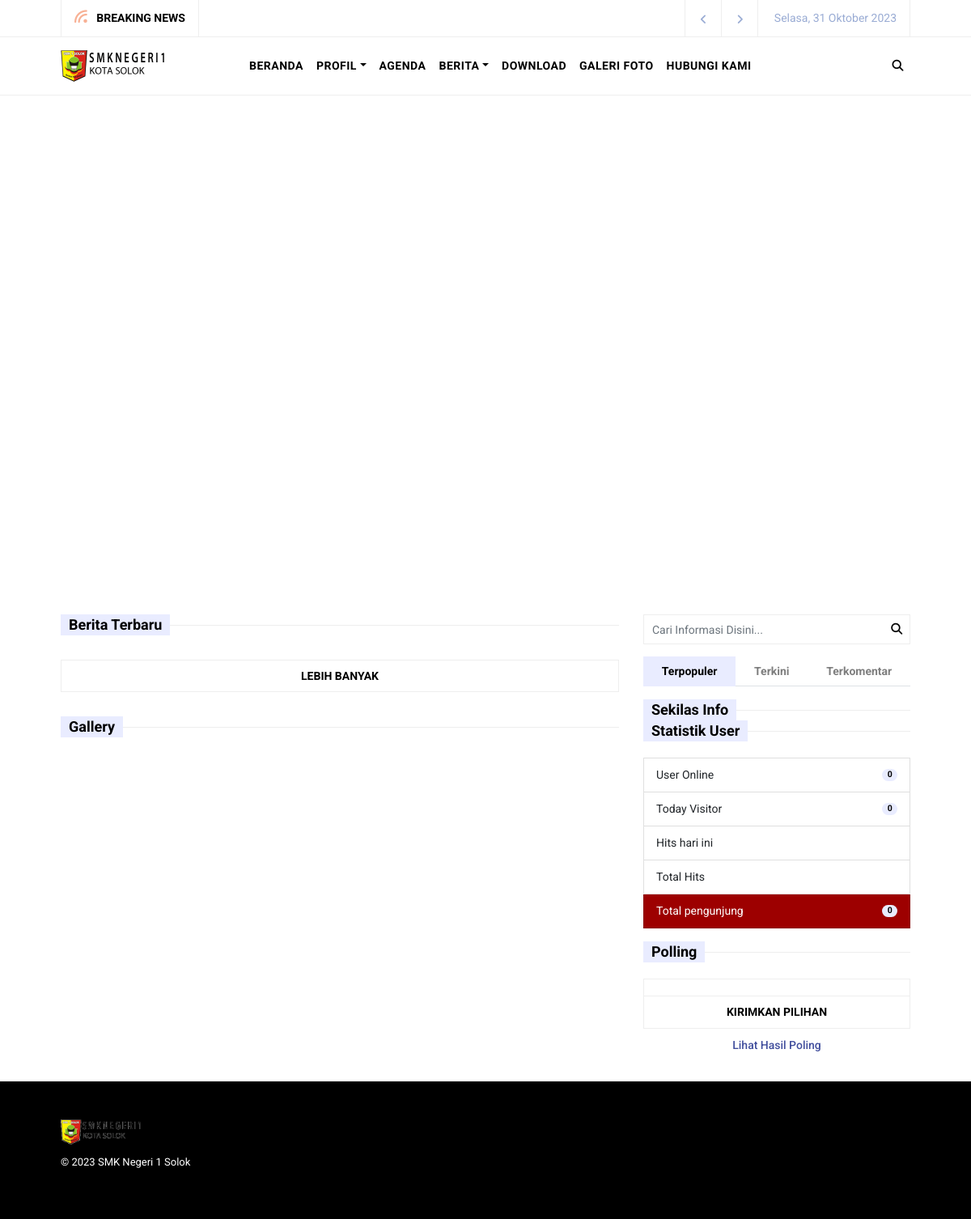
The page / on the database its author committed.
### tables this page shows
CREATE TABLE `mainmenu` (
  `id_main` int(5) NOT NULL,
  `nama_menu` varchar(50) DEFAULT NULL,
  `link` varchar(100) DEFAULT NULL,
  `aktif` enum('Y','N') NOT NULL DEFAULT 'Y',
  `adminmenu` enum('Y','N') NOT NULL
);

### application/libraries/Template.php (called while the page is built)
<?php if ( ! defined('BASEPATH')) exit('No direct script access allowed');
class Template {
		var $template_data = array();
		function set($name, $value)
		{
			$this->template_data[$name] = $value;
		}
		function load($template = '', $view = '' , $view_data = array(), $return = FALSE)
		{
			$this->CI =& get_instance();
			$this->set('contents', $this->CI->load->view($view, $view_data, TRUE));
			return $this->CI->load->view($template, $this->template_data, $return);
		}
}

### application/controllers/Utama.php (called while the page is built, shortened)
<?php
class Utama extends CI_Controller {
	public function index(){
		$this->template->load(template().'/template',template().'/view_home');
	}
}

### index.php (called while the page is built, shortened)
<?php
require_once BASEPATH.'core/CodeIgniter.php';

### application/helpers/phpmu_helper.php (called while the page is built, shortened)
<?php
    function tgl_indoo($tgl){
            $tanggal = substr($tgl,8,2);
            $bulan = getBulann(substr($tgl,5,2));
            $tahun = substr($tgl,0,4);
            return $tanggal.' '.$bulan.' '.$tahun;
    }
    function hari_ini(){
        $seminggu = array("Minggu","Senin","Selasa","Rabu","Kamis","Jumat","Sabtu");
        $hari = date("w");
        return $seminggu[$hari];
    }
    function getBulann($bln){
                switch ($bln){
                    case 10:
                        return "Oktober";
                        break;
                }
            }

### application/models/Model_utama.php (called while the page is built, shortened)
<?php
class Model_utama extends CI_model{
    function mainmenu(){
        return $this->db->query("SELECT * FROM mainmenu where aktif='Y' ORDER BY id_main ASC");
    }
    function submenu($id){
        return $this->db->query("SELECT * FROM submenu WHERE id_main='$id' AND aktif='Y' ORDER BY id_sub ASC");
    }
    function pengunjung(){
        return $this->db->query("SELECT * FROM statistik WHERE tanggal='".date("Y-m-d")."' GROUP BY ip");
    }
    function totalpengunjung(){
        return $this->db->query("SELECT COUNT(hits) as total FROM statistik");
    }
    function pengunjungonline(){
        $bataswaktu       = time() - 300;
        return $this->db->query("SELECT * FROM statistik WHERE online > '$bataswaktu'");
    }
    function cek_poling(){
        return $this->db->query("SELECT * from modul where nama_modul='Poling' and publish='Y'");
    }
}

### application/views/phpmu-ciek/main-menu.php (the view, shortened to what this page needs)
<nav class="navbar navbar-expand-lg navbar-light navbar-custom">
  <div class="container">
    <a class="navbar-brand" href="#">
      <img src="<?= base_url('template/custom/assets/img/logo.png'); ?>" alt="" />
    </a>
    <div class="collapse navbar-collapse" id="navbarNav">
      <ul class="navbar-nav mx-auto">
        <?php
        $botm = $this->model_utama->mainmenu();
        foreach ($botm->result_array() as $row) {
          $dropdown = $this->model_utama->submenu($row['id_main'])->num_rows();
          $menuLink = preg_match("/^http/", $row['link']) ? $row['link'] : base_url() . $row['link'];
          echo '<li class="nav-item ' . ($dropdown > 0 ? 'dropdown' : '') . '">';
          echo '<a href="' . $menuLink . '" class="nav-link ' . ($dropdown > 0 ? 'dropdown-toggle' : '') . '"';
          if ($dropdown > 0) {
            echo ' data-toggle="dropdown"';
          }
          echo ' role="button" aria-haspopup="true" aria-expanded="false">';
          echo $row['nama_menu'];
          echo '</a>';
          echo '</li>';
        }
        ?>
      </ul>
      <ul class="navbar-nav ml-auto">
        <li class="nav-item">
          <a class="nav-link nav-link-search" href="#">
            <i class="fa fa-search navbar-search search-trigger"></i>
          </a>
        </li>
      </ul>
    </div>
  </div>
</nav>

### application/views/phpmu-ciek/view_home.php (shortened to what this page needs)
<section class="mb-4">
  <div class="title-container">
    <h4 class="title">Berita Terbaru</h4>
    <div class="title-sep-container">
      <div class="title-sep"></div>
    </div>
  </div>
  <a href="<?= base_url('/berita') ?>" class="btn btn-outline-light btn-more-news">Lebih Banyak</a>
</section>
<section class="mb-4">
  <div class="title-container">
    <h4 class="title">Gallery</h4>
    <div class="title-sep-container">
      <div class="title-sep"></div>
    </div>
  </div>
</section>

### application/views/phpmu-ciek/template.php (shortened to what this page needs)
<!DOCTYPE html>
<html lang="en">
<head>
  <link rel="stylesheet" href="https://cdn.jsdelivr.net/npm/bootstrap@4.6.2/dist/css/bootstrap.min.css" />
  <link rel="stylesheet" href="https://cdnjs.cloudflare.com/ajax/libs/font-awesome/6.4.2/css/all.min.css" />
  <link rel="stylesheet" href="<?= base_url('template/custom/assets/css/style.css'); ?>" />
</head>
<body>
  <header class="header-section">
    <div class="fbt-top-bar">
      <div class="container">
        <div class="top-bar-inner">
          <div class="fbt-ticker-wrapper">
            <?php include "breaking-news.php"; ?>
          </div>
          <div class="fbt-header-date">
            <span class="date-today">
              <?= hari_ini() . ", " . tgl_indoo(date('Y-m-d')) ?>
            </span>
          </div>
        </div>
      </div>
    </div>
    <?php include "main-menu.php"; ?>
  </header>
  <?php
  if ($this->uri->segment(1) == '' or $this->uri->segment(1) == 'utama') {
    include "home-slider.php";
  }
  ?>
  <div class="container my-4">
    <div class="row">
      <div class="col-md-8">
        <?php echo $contents; ?>
      </div>
      <div class="col-md-4">
        <?php include('sidebar.php') ?>
      </div>
    </div>
  </div>
  <section class="footer">
    <div class="container">
      <div class="d-flex">
        <div class="info">
          <img src="<?= base_url('template/custom/assets/img/logo.png'); ?>" alt="">
          <p>&copy; <?= date('Y') ?> SMK Negeri 1 Solok</p>
        </div>
      </div>
    </div>
  </section>
</body>
</html>

### application/views/phpmu-ciek/breaking-news.php (shortened to what this page needs)
<div id="headline-carousel" class="fbt-ticker-slide carousel slide" data-ride="carousel">
  <div class="tt-wrapper">
    <span class="ticker-title">
      <i class="fa fa-rss"></i> <span>BREAKING NEWS</span>
    </span>
  </div>
  <div class="carousel-inner">
  </div>
  <div class="fbt-control-wrapper d-lg-block d-none">
    <div class="fbt-ticker-control d-flex">
      <a class="fbt-control-prev control" href="#headline-carousel" role="button" data-slide="prev">
        <i class="fa fa-angle-left"></i>
      </a>
      <a class="fbt-control-next control" href="#headline-carousel" role="button" data-slide="next">
        <i class="fa fa-angle-right"></i>
      </a>
    </div>
  </div>
</div>

### application/views/phpmu-ciek/home-slider.php (shortened to what this page needs)
<div id="carousel-header" class="carousel carousel-header slide" data-ride="carousel">
</div>
<div class="header-headline-card">
</div>

### application/views/phpmu-ciek/sidebar.php (shortened to what this page needs)
<section>
  <form action="<?= base_url('berita') ?>" class="form-inline" id="formku" role="form" method="post" accept-charset="utf-8" novalidate="novalidate">
    <div class="search-container">
      <input type="text" name='cari' class="form-control" placeholder="Cari Informasi Disini...">
      <button class="btn btn-light" name='submit' type="submit">
        <i class="fa fa-search"></i>
      </button>
    </div>
  </form>
  <ul class="nav nav-tabs sidebar-nav" id="myTabs" role="tablist">
    <li role="presentation" class="nav-item">
      <a class="nav-link active" id="terpopuler-tab" data-toggle="tab" href="#terpopuler" role="tab" aria-controls="terpopuler" aria-selected="true">Terpopuler</a>
    </li>
    <li role="presentation" class="nav-item">
      <a class="nav-link" id="terkini-tab" data-toggle="tab" href="#terkini" role="tab" aria-controls="terkini" aria-selected="false">Terkini</a>
    </li>
    <li role="presentation" class="nav-item">
      <a class="nav-link" id="terkomentar-tab" data-toggle="tab" href="#terkomentar" role="tab" aria-controls="terkomentar" aria-selected="false">Terkomentar</a>
    </li>
  </ul>
</section>
<section class="mt-3">
  <div class="title-container  mb-0">
    <h4 class="title">Sekilas Info</h4>
    <div class="title-sep-container">
      <div class="title-sep"></div>
    </div>
  </div>
</section>
<section>
  <div class="title-container ">
    <h4 class="title">Statistik User</h4>
    <div class="title-sep-container">
      <div class="title-sep"></div>
    </div>
  </div>
  <?php
  $pengunjung = $this->model_utama->pengunjung()->num_rows();
  $totalpengunjung = $this->model_utama->totalpengunjung()->row_array();
  $pengunjungonline = $this->model_utama->pengunjungonline()->num_rows();
  ?>
  <ul class="list-group statistik-user">
    <li class="list-group-item d-flex justify-content-between align-items-center">
      User Online
      <span class="badge badge-statistik badge-pill"><?php echo $pengunjungonline; ?></span>
    </li>
    <li class="list-group-item d-flex justify-content-between align-items-center">
      Today Visitor
      <span class="badge badge-statistik badge-pill"><?php echo $pengunjung; ?></span>
    </li>
    <li class="list-group-item d-flex justify-content-between align-items-center">
      Hits hari ini
    </li>
    <li class="list-group-item d-flex justify-content-between align-items-center">
      Total Hits
    </li>
    <li class="list-group-item d-flex justify-content-between align-items-center alert" style="background-color: #9d0000; color: #fff;">
      Total pengunjung
      <span class="badge badge-statistik badge-pill"><?php echo $totalpengunjung['total']; ?></span>
    </li>
  </ul>
</section>
<section>
  <div class="title-container">
    <h4 class="title">Polling</h4>
    <div class="title-sep-container">
      <div class="title-sep"></div>
    </div>
  </div>
  <?php
  $qpoling = $this->model_utama->cek_poling()->num_rows();
  if ($qpoling > 0) {
    $row = $this->model_utama->pertanyaan()->row_array();
  ?>
    <form action="<?= base_url() ?>polling/index" method="post">
      <ul class="list-group sidebar-polling">
        <li class="list-group-item disabled"><?= $row['pilihan'] ?></li>
      </ul>
      <button type="submit" class="btn btn-sm btn-outline-light btn-polling-submit">
        Kirimkan Pilihan
      </button>
    </form>
    <a class="btn-polling-result" href="<?= base_url() ?>polling/hasil">
      Lihat Hasil Poling
    </a>
  <?php
  }
  ?>
</section>

### rows shown on the page
mainmenu: nama_menu "BERANDA"
mainmenu: nama_menu "PROFIL"
mainmenu: nama_menu "AGENDA"
mainmenu: nama_menu "BERITA"
mainmenu: nama_menu "DOWNLOAD"
mainmenu: nama_menu "GALERI FOTO"
mainmenu: nama_menu "HUBUNGI KAMI"

### other values the page prints
hari_ini() "Selasa"
$pengunjungonline "0"
$pengunjung "0"
$totalpengunjung['total'] "0"
